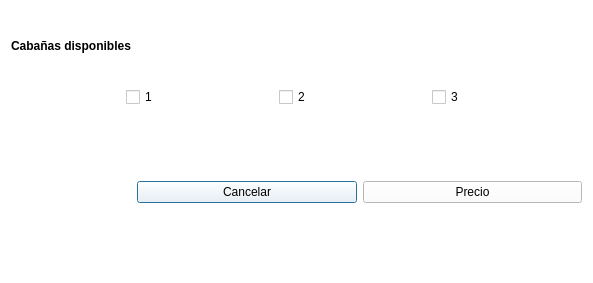
<?xml version="1.0" encoding="UTF-8"?>
<ui version="4.0">
 <class>Dialog</class>
 <widget class="QDialog" name="Dialog">
  <property name="windowModality">
   <enum>Qt::ApplicationModal</enum>
  </property>
  <property name="geometry">
   <rect>
    <x>0</x>
    <y>0</y>
    <width>593</width>
    <height>283</height>
   </rect>
  </property>
  <property name="windowTitle">
   <string>Dialog</string>
  </property>
  <property name="styleSheet">
   <string notr="true">background-color: rgb(255, 255, 255);</string>
  </property>
  <layout class="QGridLayout" name="gridLayout">
   <item row="1" column="0" colspan="3">
    <layout class="QHBoxLayout" name="horizontalLayout_2">
     <item>
      <widget class="QCheckBox" name="cab1">
       <property name="sizePolicy">
        <sizepolicy hsizetype="Fixed" vsizetype="Maximum">
         <horstretch>0</horstretch>
         <verstretch>0</verstretch>
        </sizepolicy>
       </property>
       <property name="text">
        <string>1</string>
       </property>
       <property name="iconSize">
        <size>
         <width>20</width>
         <height>20</height>
        </size>
       </property>
       <property name="shortcut">
        <string/>
       </property>
       <property name="checkable">
        <bool>true</bool>
       </property>
       <property name="checked">
        <bool>false</bool>
       </property>
       <property name="autoRepeat">
        <bool>true</bool>
       </property>
       <property name="tristate">
        <bool>false</bool>
       </property>
      </widget>
     </item>
     <item>
      <widget class="QCheckBox" name="cab2">
       <property name="sizePolicy">
        <sizepolicy hsizetype="Fixed" vsizetype="Fixed">
         <horstretch>0</horstretch>
         <verstretch>0</verstretch>
        </sizepolicy>
       </property>
       <property name="text">
        <string>2</string>
       </property>
      </widget>
     </item>
     <item>
      <widget class="QCheckBox" name="cab3">
       <property name="sizePolicy">
        <sizepolicy hsizetype="Fixed" vsizetype="Fixed">
         <horstretch>0</horstretch>
         <verstretch>0</verstretch>
        </sizepolicy>
       </property>
       <property name="text">
        <string>3</string>
       </property>
      </widget>
     </item>
    </layout>
   </item>
   <item row="2" column="1">
    <spacer name="verticalSpacer">
     <property name="orientation">
      <enum>Qt::Vertical</enum>
     </property>
     <property name="sizeType">
      <enum>QSizePolicy::Preferred</enum>
     </property>
     <property name="sizeHint" stdset="0">
      <size>
       <width>20</width>
       <height>40</height>
      </size>
     </property>
    </spacer>
   </item>
   <item row="0" column="0">
    <widget class="QLabel" name="label">
     <property name="sizePolicy">
      <sizepolicy hsizetype="Maximum" vsizetype="Maximum">
       <horstretch>0</horstretch>
       <verstretch>0</verstretch>
      </sizepolicy>
     </property>
     <property name="styleSheet">
      <string notr="true">font: 57 11pt &quot;Ubuntu&quot;;
font-weight:bold;</string>
     </property>
     <property name="text">
      <string>Cabañas disponibles</string>
     </property>
    </widget>
   </item>
   <item row="3" column="1">
    <widget class="QPushButton" name="cancelar">
     <property name="text">
      <string>Cancelar</string>
     </property>
    </widget>
   </item>
   <item row="3" column="2">
    <widget class="QPushButton" name="precio">
     <property name="text">
      <string>Precio</string>
     </property>
    </widget>
   </item>
   <item row="4" column="1">
    <spacer name="verticalSpacer_2">
     <property name="orientation">
      <enum>Qt::Vertical</enum>
     </property>
     <property name="sizeType">
      <enum>QSizePolicy::Preferred</enum>
     </property>
     <property name="sizeHint" stdset="0">
      <size>
       <width>20</width>
       <height>40</height>
      </size>
     </property>
    </spacer>
   </item>
  </layout>
 </widget>
 <tabstops>
  <tabstop>cab1</tabstop>
  <tabstop>cab2</tabstop>
  <tabstop>cab3</tabstop>
  <tabstop>precio</tabstop>
  <tabstop>cancelar</tabstop>
 </tabstops>
 <resources/>
 <connections/>
</ui>
